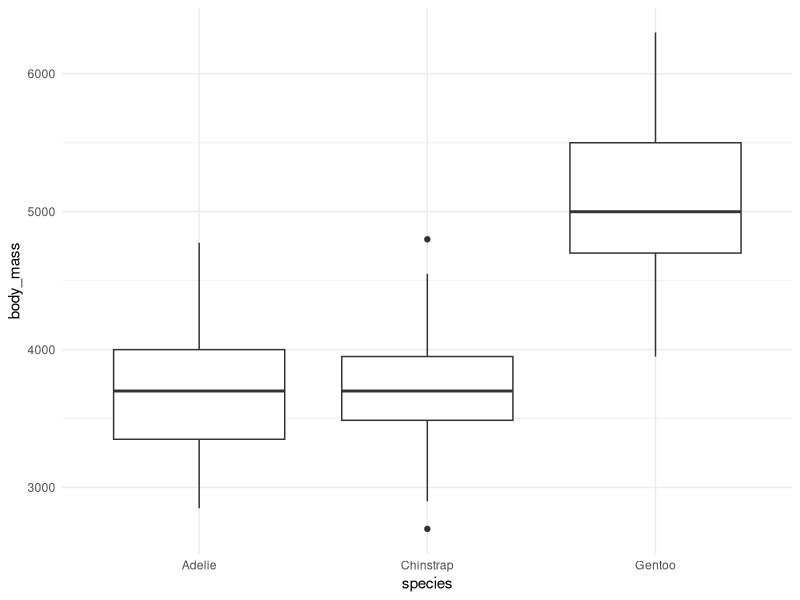
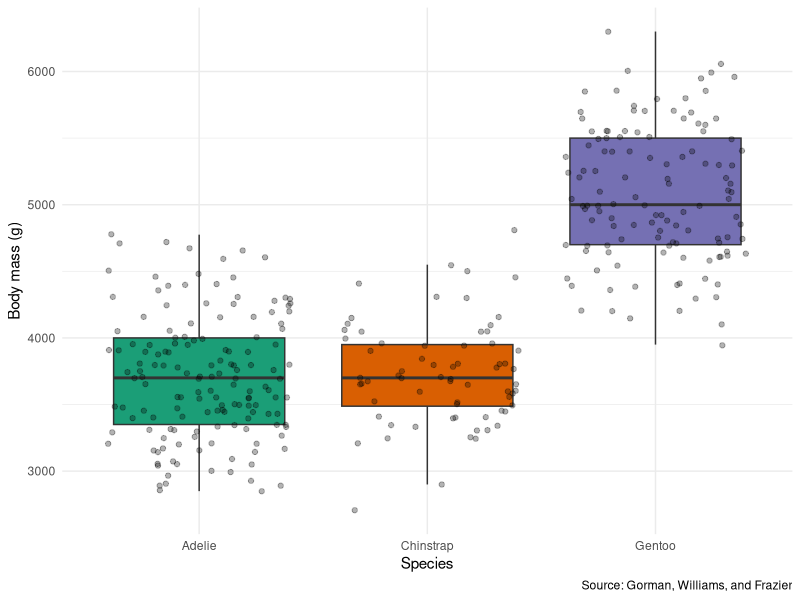
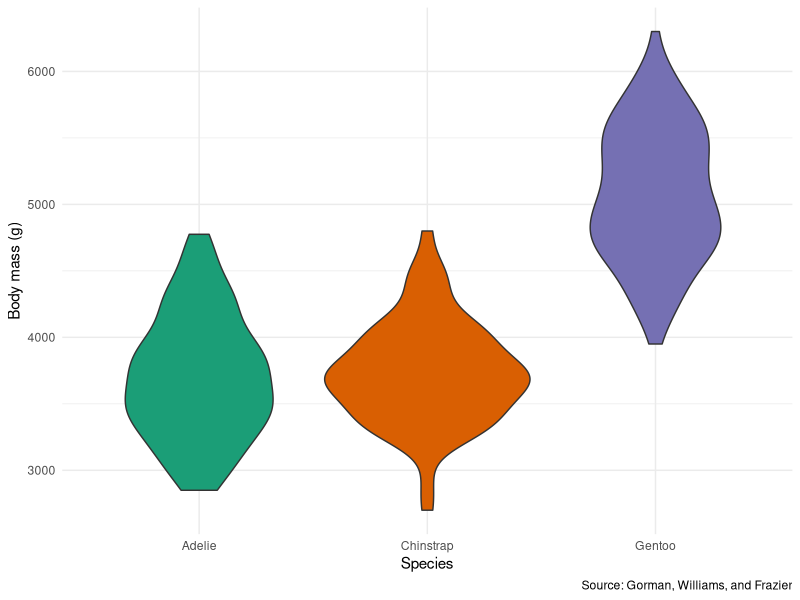
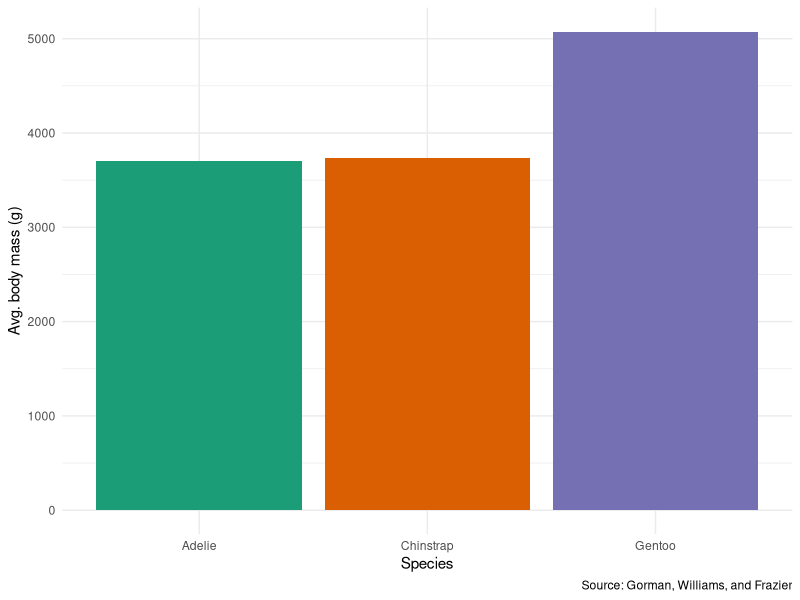
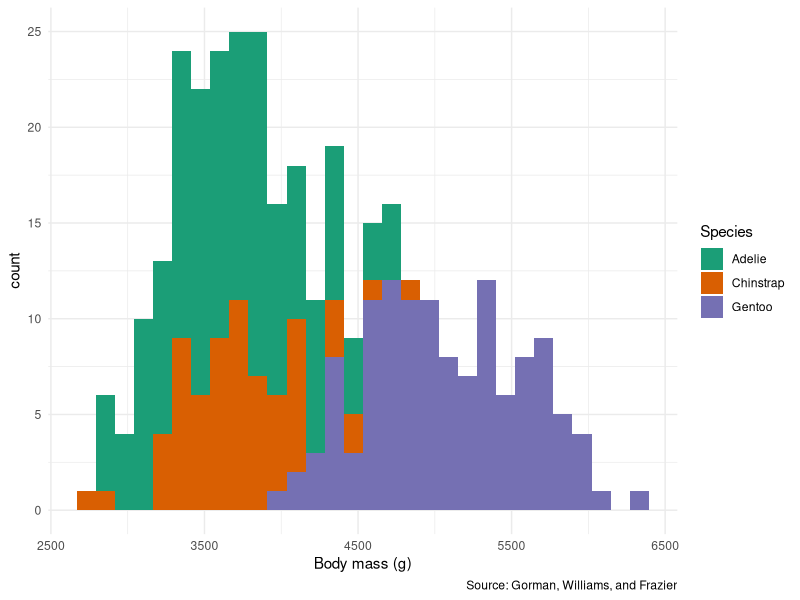
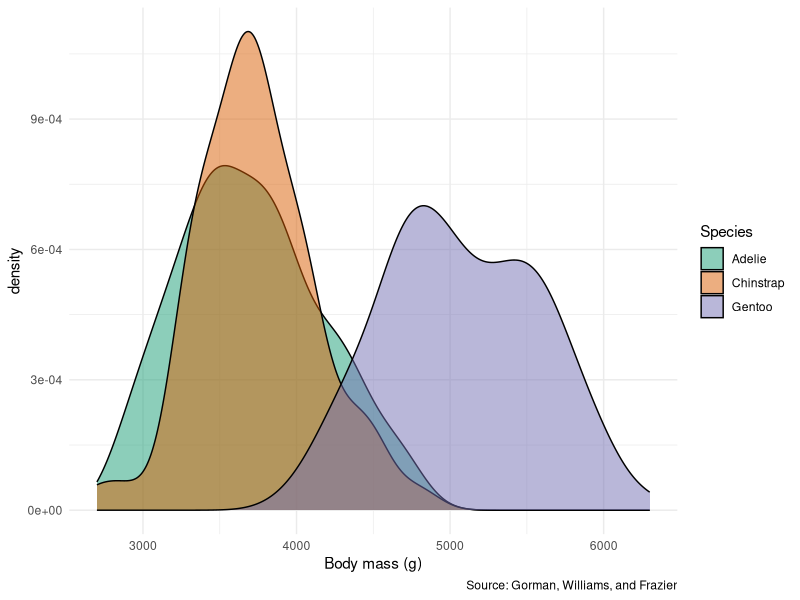
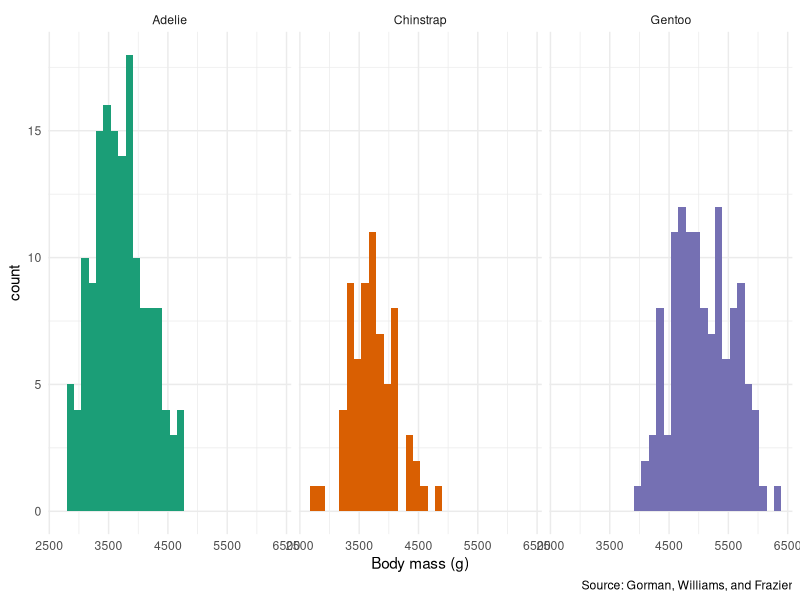

Recreate these plots in R, in order.
## ---- chunk 1
#| label: setup
#| message: false

library(tidyverse)

theme_set(theme_minimal())
## ---- chunk 2
ggplot(penguins, aes(x = species, 
                     y = body_mass)) +
  geom_boxplot()
## ---- chunk 3
ggplot(penguins, aes(x = species, 
                     y = body_mass,
                     fill = species)) +
  geom_boxplot(outliers = FALSE) +
  geom_jitter(alpha = .3) + 
  labs(x = "Species",
       y = "Body mass (g)",
       caption = "Source: Gorman, Williams, and Frazier") +
  scale_fill_brewer(palette = "Dark2") +
  theme(legend.position = "none")
## ---- chunk 4
ggplot(penguins, aes(x = species, 
                     y = body_mass,
                     fill = species)) +
  geom_violin() +
  labs(x = "Species",
       y = "Body mass (g)",
       caption = "Source: Gorman, Williams, and Frazier") +
  scale_fill_brewer(palette = "Dark2") +
  theme(legend.position = "none")
## ---- chunk 5
penguins_table <- penguins %>% 
  summarize(avg_mass = mean(body_mass, 
                            na.rm = TRUE),
            .by = species)
penguins_table

ggplot(penguins_table, aes(x = species, 
                           y = avg_mass,
                           fill = species)) +
  geom_col() +
  labs(x = "Species",
       y = "Avg. body mass (g)",
       caption = "Source: Gorman, Williams, and Frazier") +
  scale_fill_brewer(palette = "Dark2") +
  theme(legend.position = "none")
## ---- chunk 6
ggplot(penguins, aes(x = body_mass,
                     fill = species)) + 
  geom_histogram() +
  labs(x = "Body mass (g)",
       fill = "Species",
       caption = "Source: Gorman, Williams, and Frazier") +
  scale_fill_brewer(palette = "Dark2") 
## ---- chunk 7
ggplot(penguins, aes(x = body_mass,
                     fill = species)) + 
  geom_density(alpha = .5)  +
  labs(x = "Body mass (g)",
       fill = "Species",
       caption = "Source: Gorman, Williams, and Frazier") +
  scale_fill_brewer(palette = "Dark2") 
## ---- chunk 8
ggplot(penguins, aes(x = body_mass,
                     fill = species)) + 
  geom_histogram(show.legend = FALSE)  +
  facet_wrap(~species) + 
  labs(x = "Body mass (g)",
       fill = "Species",
       caption = "Source: Gorman, Williams, and Frazier") +
  scale_fill_brewer(palette = "Dark2") 
